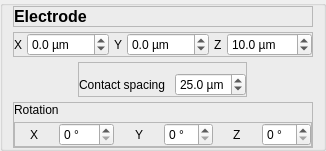
              <widget class="QGroupBox" name="Tetrode_Parameters_Electrode_groupBox">
               <layout class="QVBoxLayout" name="verticalLayout_13">
                <property name="spacing">
                 <number>5</number>
                </property>
                <property name="leftMargin">
                 <number>10</number>
                </property>
                <property name="topMargin">
                 <number>0</number>
                </property>
                <property name="rightMargin">
                 <number>10</number>
                </property>
                <property name="bottomMargin">
                 <number>0</number>
                </property>
                <item>
                 <widget class="QFrame" name="Tetrode_Parameters_Electrode_label_frame">
                  <property name="frameShape">
                   <enum>QFrame::StyledPanel</enum>
                  </property>
                  <property name="frameShadow">
                   <enum>QFrame::Raised</enum>
                  </property>
                  <layout class="QVBoxLayout" name="verticalLayout_14">
                   <property name="spacing">
                    <number>0</number>
                   </property>
                   <property name="leftMargin">
                    <number>0</number>
                   </property>
                   <property name="topMargin">
                    <number>0</number>
                   </property>
                   <property name="rightMargin">
                    <number>0</number>
                   </property>
                   <property name="bottomMargin">
                    <number>0</number>
                   </property>
                   <item>
                    <widget class="QLabel" name="Tetrode_Parameters_Electrode_label">
                     <property name="font">
                      <font>
                       <pointsize>12</pointsize>
                       <weight>75</weight>
                       <bold>true</bold>
                      </font>
                     </property>
                     <property name="text">
                      <string>Electrode</string>
                     </property>
                    </widget>
                   </item>
                  </layout>
                 </widget>
                </item>
                <item>
                 <widget class="QFrame" name="Tetrode_Parameters_Electrode_Coordinate_frame">
                  <property name="frameShape">
                   <enum>QFrame::StyledPanel</enum>
                  </property>
                  <property name="frameShadow">
                   <enum>QFrame::Raised</enum>
                  </property>
                  <layout class="QHBoxLayout" name="horizontalLayout_5">
                   <property name="spacing">
                    <number>5</number>
                   </property>
                   <property name="leftMargin">
                    <number>0</number>
                   </property>
                   <property name="topMargin">
                    <number>0</number>
                   </property>
                   <property name="rightMargin">
                    <number>0</number>
                   </property>
                   <property name="bottomMargin">
                    <number>0</number>
                   </property>
                   <item alignment="Qt::AlignHCenter">
                    <widget class="QLabel" name="Tetrode_Parameters_Electrode_x_label">
                     <property name="text">
                      <string>X</string>
                     </property>
                    </widget>
                   </item>
                   <item>
                    <widget class="QDoubleSpinBox" name="Tetrode_Parameters_Electrode_x_doubleSpinBox">
                     <property name="suffix">
                      <string> µm</string>
                     </property>
                     <property name="decimals">
                      <number>1</number>
                     </property>
                     <property name="minimum">
                      <double>-500.000000000000000</double>
                     </property>
                     <property name="maximum">
                      <double>500.000000000000000</double>
                     </property>
                    </widget>
                   </item>
                   <item alignment="Qt::AlignHCenter">
                    <widget class="QLabel" name="Tetrode_Parameters_Electrode_y_label">
                     <property name="text">
                      <string>Y</string>
                     </property>
                    </widget>
                   </item>
                   <item>
                    <widget class="QDoubleSpinBox" name="Tetrode_Parameters_Electrode_y_doubleSpinBox">
                     <property name="suffix">
                      <string> µm</string>
                     </property>
                     <property name="decimals">
                      <number>1</number>
                     </property>
                     <property name="minimum">
                      <double>-500.000000000000000</double>
                     </property>
                     <property name="maximum">
                      <double>500.000000000000000</double>
                     </property>
                    </widget>
                   </item>
                   <item alignment="Qt::AlignHCenter">
                    <widget class="QLabel" name="Tetrode_Parameters_Electrode_z_label">
                     <property name="text">
                      <string>Z</string>
                     </property>
                    </widget>
                   </item>
                   <item>
                    <widget class="QDoubleSpinBox" name="Tetrode_Parameters_Electrode_z_doubleSpinBox">
                     <property name="suffix">
                      <string> µm </string>
                     </property>
                     <property name="decimals">
                      <number>1</number>
                     </property>
                     <property name="minimum">
                      <double>-500.000000000000000</double>
                     </property>
                     <property name="maximum">
                      <double>500.000000000000000</double>
                     </property>
                     <property name="value">
                      <double>10.000000000000000</double>
                     </property>
                    </widget>
                   </item>
                  </layout>
                 </widget>
                </item>
                <item alignment="Qt::AlignHCenter">
                 <widget class="QFrame" name="Tetrode_Parameters_Electrode_Spacing_frame">
                  <property name="frameShape">
                   <enum>QFrame::StyledPanel</enum>
                  </property>
                  <property name="frameShadow">
                   <enum>QFrame::Raised</enum>
                  </property>
                  <layout class="QHBoxLayout" name="horizontalLayout_7">
                   <property name="spacing">
                    <number>10</number>
                   </property>
                   <property name="leftMargin">
                    <number>0</number>
                   </property>
                   <property name="topMargin">
                    <number>10</number>
                   </property>
                   <property name="rightMargin">
                    <number>0</number>
                   </property>
                   <property name="bottomMargin">
                    <number>0</number>
                   </property>
                   <item>
                    <widget class="QLabel" name="Tetrode_Parameters_Electrode_Spacing_label">
                     <property name="text">
                      <string>Contact spacing</string>
                     </property>
                    </widget>
                   </item>
                   <item>
                    <widget class="QDoubleSpinBox" name="Tetrode_Parameters_Electrode_Spacing_doubleSpinBox">
                     <property name="suffix">
                      <string> µm</string>
                     </property>
                     <property name="decimals">
                      <number>1</number>
                     </property>
                     <property name="minimum">
                      <double>1.000000000000000</double>
                     </property>
                     <property name="maximum">
                      <double>50.000000000000000</double>
                     </property>
                     <property name="value">
                      <double>25.000000000000000</double>
                     </property>
                    </widget>
                   </item>
                  </layout>
                 </widget>
                </item>
                <item>
                 <widget class="QFrame" name="Tetrode_Parameters_Electrode_Rot_frame">
                  <property name="frameShape">
                   <enum>QFrame::StyledPanel</enum>
                  </property>
                  <property name="frameShadow">
                   <enum>QFrame::Raised</enum>
                  </property>
                  <layout class="QVBoxLayout" name="verticalLayout_15">
                   <property name="spacing">
                    <number>5</number>
                   </property>
                   <property name="leftMargin">
                    <number>0</number>
                   </property>
                   <property name="topMargin">
                    <number>0</number>
                   </property>
                   <property name="rightMargin">
                    <number>0</number>
                   </property>
                   <property name="bottomMargin">
                    <number>0</number>
                   </property>
                   <item>
                    <widget class="QLabel" name="Tetrode_Parameters_Electrode_Rot_label">
                     <property name="text">
                      <string>Rotation</string>
                     </property>
                    </widget>
                   </item>
                   <item>
                    <widget class="QFrame" name="Tetrode_Parameters_Electrode_RotCoordinate_frame">
                     <property name="frameShape">
                      <enum>QFrame::StyledPanel</enum>
                     </property>
                     <property name="frameShadow">
                      <enum>QFrame::Raised</enum>
                     </property>
                     <layout class="QHBoxLayout" name="horizontalLayout_6">
                      <property name="spacing">
                       <number>5</number>
                      </property>
                      <property name="leftMargin">
                       <number>0</number>
                      </property>
                      <property name="topMargin">
                       <number>0</number>
                      </property>
                      <property name="rightMargin">
                       <number>0</number>
                      </property>
                      <property name="bottomMargin">
                       <number>0</number>
                      </property>
                      <item alignment="Qt::AlignHCenter">
                       <widget class="QLabel" name="Tetrode_Parameters_Electrode_Rotx_label">
                        <property name="text">
                         <string>X</string>
                        </property>
                       </widget>
                      </item>
                      <item>
                       <widget class="QSpinBox" name="Tetrode_Parameters_Electrode_Rotx_spinBox">
                        <property name="suffix">
                         <string> °</string>
                        </property>
                        <property name="maximum">
                         <number>180</number>
                        </property>
                       </widget>
                      </item>
                      <item alignment="Qt::AlignHCenter">
                       <widget class="QLabel" name="Tetrode_Parameters_Electrode_Roty_label">
                        <property name="text">
                         <string>Y</string>
                        </property>
                       </widget>
                      </item>
                      <item>
                       <widget class="QSpinBox" name="Tetrode_Parameters_Electrode_Roty_spinBox">
                        <property name="suffix">
                         <string> °</string>
                        </property>
                        <property name="maximum">
                         <number>90</number>
                        </property>
                       </widget>
                      </item>
                      <item alignment="Qt::AlignHCenter">
                       <widget class="QLabel" name="Tetrode_Parameters_Electrode_Rotz_label">
                        <property name="text">
                         <string>Z</string>
                        </property>
                       </widget>
                      </item>
                      <item>
                       <widget class="QSpinBox" name="Tetrode_Parameters_Electrode_Rotz_spinBox">
                        <property name="suffix">
                         <string> °</string>
                        </property>
                        <property name="maximum">
                         <number>90</number>
                        </property>
                       </widget>
                      </item>
                     </layout>
                    </widget>
                   </item>
                  </layout>
                 </widget>
                </item>
               </layout>
              </widget>
